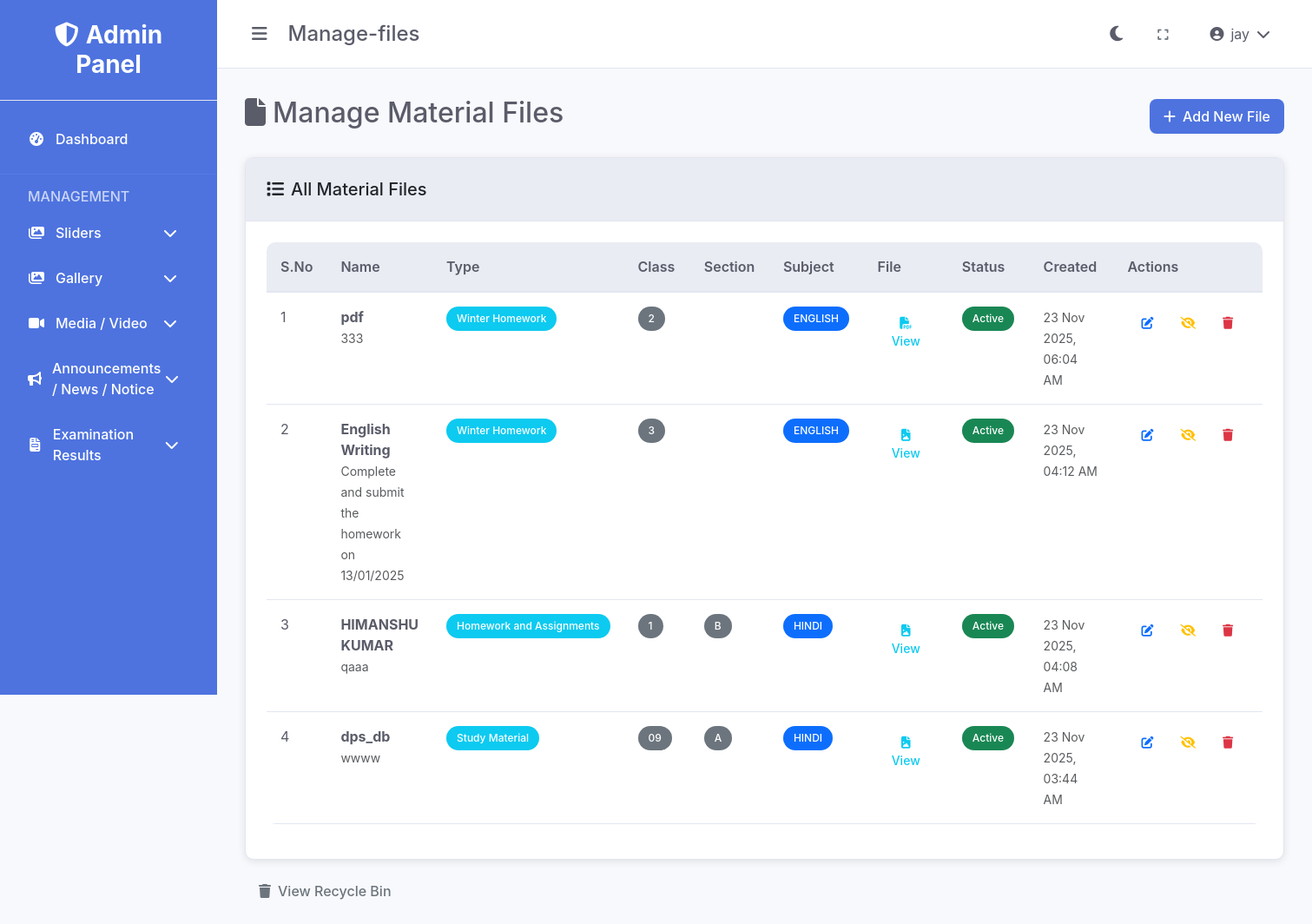
The page /materials/manage-files.php (signed in) on the database its author committed.
### tables this page shows
CREATE TABLE IF NOT EXISTS `materials` (
  `id` int(11) NOT NULL AUTO_INCREMENT,
  `type_id` int(11) DEFAULT NULL,
  `class_id` int(11) DEFAULT NULL,
  `section_id` int(11) DEFAULT NULL,
  `subject_id` int(11) DEFAULT NULL,
  `name` varchar(255) NOT NULL,
  `file` varchar(255) NOT NULL,
  `file_type` varchar(50) DEFAULT NULL,
  `file_size` int(11) DEFAULT NULL,
  `description` text,
  `status` enum('active','inactive') DEFAULT 'active',
  `created_at` timestamp NOT NULL DEFAULT CURRENT_TIMESTAMP,
  `updated_at` timestamp NOT NULL DEFAULT CURRENT_TIMESTAMP ON UPDATE CURRENT_TIMESTAMP,
  PRIMARY KEY (`id`),
  KEY `section_id` (`section_id`),
  KEY `subject_id` (`subject_id`),
  KEY `idx_materials_type_id` (`type_id`),
  KEY `idx_materials_class_id` (`class_id`)
);

CREATE TABLE IF NOT EXISTS `material_types` (
  `id` int(11) NOT NULL AUTO_INCREMENT,
  `name` char(255) NOT NULL,
  `status` enum('active','inactive') DEFAULT 'active',
  `created_at` timestamp NOT NULL DEFAULT CURRENT_TIMESTAMP,
  PRIMARY KEY (`id`)
);

CREATE TABLE IF NOT EXISTS `classes` (
  `id` int(11) NOT NULL AUTO_INCREMENT,
  `name` varchar(50) NOT NULL,
  `status` enum('active','inactive') DEFAULT 'active',
  `created_at` timestamp NOT NULL DEFAULT CURRENT_TIMESTAMP,
  `description` text NOT NULL,
  PRIMARY KEY (`id`)
);

CREATE TABLE IF NOT EXISTS `subjects` (
  `id` int(11) NOT NULL AUTO_INCREMENT,
  `name` varchar(100) NOT NULL,
  `description` text NOT NULL,
  `status` enum('active','inactive') DEFAULT 'active',
  `created_at` timestamp NOT NULL DEFAULT CURRENT_TIMESTAMP,
  PRIMARY KEY (`id`)
);

CREATE TABLE IF NOT EXISTS `sections` (
  `id` int(11) NOT NULL AUTO_INCREMENT,
  `class_id` int(11) DEFAULT NULL,
  `name` varchar(1) NOT NULL,
  `status` enum('active','inactive') DEFAULT 'active',
  `description` text NOT NULL,
  `created_at` timestamp NOT NULL DEFAULT CURRENT_TIMESTAMP,
  PRIMARY KEY (`id`),
  KEY `class_id` (`class_id`)
);

### materials/manage-files.php (the view, shortened to what this page needs)
<?php
require_once '../config/database.php';
require_once '../includes/functions.php';
$sql = "SELECT m.*, mt.name as type_name, c.name as class_name, s.name as section_name, sub.name as subject_name
        FROM materials m
        LEFT JOIN material_types mt ON m.type_id = mt.id
        LEFT JOIN classes c ON m.class_id = c.id
        LEFT JOIN sections s ON m.section_id = s.id
        LEFT JOIN subjects sub ON m.subject_id = sub.id
        ORDER BY m.created_at DESC";
$result = $conn->query($sql);
$materials = $result->fetch_all(MYSQLI_ASSOC);
?>
<!DOCTYPE html>
<html lang="en">
<head>
    <link href="https://cdn.jsdelivr.net/npm/bootstrap@5.3.0/dist/css/bootstrap.min.css" rel="stylesheet">
    <link href="https://cdnjs.cloudflare.com/ajax/libs/font-awesome/6.4.0/css/all.min.css" rel="stylesheet">
    <link href="<?php echo getAssetUrl('css/style.css'); ?>" rel="stylesheet">
</head>
<body data-theme="light">
    <div class="admin-layout">
        <?php include '../includes/sidebar.php'; ?>
        <div class="main-content">
            <?php include '../includes/header.php'; ?>
            <div class="content">
                <div class="d-flex justify-content-between align-items-center mb-4">
                    <h2><i class="fas fa-file me-2"></i>Manage Material Files</h2>
                    <a href="add-file.php" class="btn btn-primary">
                        <i class="fas fa-plus me-2"></i>Add New File
                    </a>
                </div>
                <div class="card">
                    <div class="card-header">
                        <h5 class="mb-0"><i class="fas fa-list me-2"></i>All Material Files</h5>
                    </div>
                    <div class="card-body">
                        <?php if (empty($materials)): ?>
                            <div class="text-center py-5">
                                <i class="fas fa-file fa-3x text-muted mb-3"></i>
                                <h5 class="text-muted">No material files found</h5>
                                <p class="text-muted">Start by adding your first material file.</p>
                                <a href="add-file.php" class="btn btn-primary">
                                    <i class="fas fa-plus me-2"></i>Add First File
                                </a>
                            </div>
                        <?php else: ?>
                            <div class="table-responsive">
                                <table class="table table-hover">
                                    <thead>
                                        <tr>
                                            <th width="50">S.No</th>
                                            <th>Name</th>
                                            <th width="120">Type</th>
                                            <th width="100">Class</th>
                                            <th width="100">Section</th>
                                            <th width="120">Subject</th>
                                            <th width="100">File</th>
                                            <th width="120">Status</th>
                                            <th width="150">Created</th>
                                            <th width="200">Actions</th>
                                        </tr>
                                    </thead>
                                    <tbody>
                                        <?php foreach ($materials as $index => $material): ?>
                                            <tr>
                                                <td><?php echo $index + 1; ?></td>
                                                <td>
                                                    <strong><?php echo htmlspecialchars($material['name']); ?></strong>
                                                    <?php if ($material['description']): ?>
                                                        <br><small class="text-muted"><?php echo htmlspecialchars($material['description']); ?></small>
                                                    <?php endif; ?>
                                                </td>
                                                <td>
                                                    <span class="badge bg-info"><?php echo htmlspecialchars($material['type_name']); ?></span>
                                                </td>
                                                <td>
                                                    <span class="badge bg-secondary"><?php echo htmlspecialchars($material['class_name']); ?></span>
                                                </td>
                                                <td>
                                                    <span class="badge bg-secondary"><?php echo htmlspecialchars($material['section_name']); ?></span>
                                                </td>
                                                <td>
                                                    <span class="badge bg-primary"><?php echo htmlspecialchars($material['subject_name']); ?></span>
                                                </td>
                                                <td>
                                                    <a href="materials/<?php echo htmlspecialchars($material['file']); ?>"
                                                       target="_blank" class="btn btn-sm btn-outline-info">
                                                        <i class="<?php echo getFileIcon($material['file']); ?>"></i>
                                                        View
                                                    </a>
                                                </td>
                                                <td>
                                                    <?php echo getStatusBadge($material['status']); ?>
                                                </td>
                                                <td>
                                                    <small class="text-muted">
                                                        <?php echo formatDate($material['created_at']); ?>
                                                    </small>
                                                </td>
                                                <td>
                                                    <div class="btn-group" role="group">
                                                        <a href="edit-file.php?id=<?php echo $material['id']; ?>"
                                                           class="btn btn-sm btn-outline-primary"
                                                           title="Edit">
                                                            <i class="fas fa-edit"></i>
                                                        </a>
                                                        <a href="?toggle_status=<?php echo $material['id']; ?>"
                                                           class="btn btn-sm btn-outline-warning"
                                                           title="<?php echo $material['status'] == 'active' ? 'Deactivate' : 'Activate'; ?>"
                                                           onclick="return confirm('Are you sure you want to <?php echo $material['status'] == 'active' ? 'deactivate' : 'activate'; ?> this material?')">
                                                            <i class="fas fa-<?php echo $material['status'] == 'active' ? 'eye-slash' : 'eye'; ?>"></i>
                                                        </a>
                                                        <a href="?delete=<?php echo $material['id']; ?>"
                                                           class="btn btn-sm btn-outline-danger"
                                                           title="Delete"
                                                           onclick="return confirm('Are you sure you want to delete this material? It will be moved to recycle bin.')">
                                                            <i class="fas fa-trash"></i>
                                                        </a>
                                                    </div>
                                                </td>
                                            </tr>
                                        <?php endforeach; ?>
                                    </tbody>
                                </table>
                            </div>
                        <?php endif; ?>
                    </div>
                </div>
                <div class="mt-3">
                    <a href="recycle.php" class="btn btn-outline-secondary">
                        <i class="fas fa-trash me-2"></i>View Recycle Bin
                    </a>
                </div>
            </div>
        </div>
    </div>
</body>
</html>

### includes/functions.php (shortened to what this page needs)
<?php
function getBaseUrl() {
    $protocol = isset($_SERVER['HTTPS']) && $_SERVER['HTTPS'] === 'on' ? 'https' : 'http';
    $host = $_SERVER['HTTP_HOST'];
    $scriptPath = $_SERVER['SCRIPT_NAME'];
    $adminPanelPos = strpos($scriptPath, '/control-dashboard');
    if ($adminPanelPos !== false) {
        $basePath = substr($scriptPath, 0, $adminPanelPos + strlen('/control-dashboard'));
        $path = substr($basePath, 0, $adminPanelPos);
    } else {
        $path = '';
    }
    return $protocol . '://' . $host . $path;
}
function getAssetUrl($path = '') {
    $baseUrl = getBaseUrl();
    $adminPath = '/control-dashboard';
    $path = ltrim($path, '/');
    return $baseUrl . $adminPath . '/assets/' . $path;
}
function getStatusBadge($status) {
    switch ($status) {
        case 'active':
            return '<span class="badge bg-success">Active</span>';
    }
}
function formatDate($date) {
    return date('d M Y, h:i A', strtotime($date));
}
function getFileIcon($filename) {
    $extension = strtolower(pathinfo($filename, PATHINFO_EXTENSION));
    switch ($extension) {
        case 'pdf':
            return 'fas fa-file-pdf';
        case 'jpg':
        case 'jpeg':
        case 'png':
        case 'gif':
            return 'fas fa-file-image';
    }
}
?>

### assets/css/style.css (style rules this page uses)
:root { --primary-color: #4e73df; --secondary-color: #858796; --success-color: #1cc88a; --info-color: #36b9cc; --warning-color: #f6c23e; --danger-color: #e74a3b; --light-color: #f8f9fc; --dark-color: #5a5c69; --sidebar-width: 250px; --header-height: 60px; --transition-speed: 0.3s; }
[data-theme="light"] { --bg-primary: #ffffff; --bg-secondary: #f8f9fc; --bg-tertiary: #eaecf4; --text-primary: #5a5c69; --text-secondary: #858796; --border-color: #e3e6f0; --card-bg: #ffffff; --sidebar-bg: #4e73df; --header-bg: #ffffff; }
* { margin: 0; padding: 0; box-sizing: border-box; }
body { font-family: 'Nunito', -apple-system, BlinkMacSystemFont, 'Segoe UI', Roboto, sans-serif; background-color: var(--bg-secondary); color: var(--text-primary); transition: background-color var(--transition-speed), color var(--transition-speed); }
.admin-layout { display: flex; min-height: 100vh; }
.main-content { flex: 1; margin-left: var(--sidebar-width); transition: margin-left var(--transition-speed); }
.content { padding: 2rem; }
.card { background: var(--card-bg); border: 1px solid var(--border-color); border-radius: 10px; box-shadow: 0 2px 10px rgba(0, 0, 0, 0.1); transition: all 0.3s ease; }
.card-header { background: var(--bg-tertiary); border-bottom: 1px solid var(--border-color); padding: 1.5rem; border-radius: 10px 10px 0 0; }
.card-body { padding: 1.5rem; }
.btn { border-radius: 8px; font-weight: 500; padding: 0.5rem 1rem; transition: all 0.3s ease; border: none; }
.btn-primary { background: var(--primary-color); color: white; }
.table { background: var(--card-bg); border-radius: 10px; overflow: hidden; }
.table th { background: var(--bg-tertiary); border-bottom: 2px solid var(--border-color); color: var(--text-primary); font-weight: 600; padding: 1rem; }
.table td { padding: 1rem; border-bottom: 1px solid var(--border-color); color: var(--text-primary); }
.badge { padding: 0.5rem 0.75rem; border-radius: 20px; font-weight: 500; }

### rows shown on the page
materials: name "pdf", description "333", material_types.name "Winter Homework", class.name "2", subject.name "ENGLISH", status "Active", created_at "23 Nov 2025, 06:04 AM"
materials: name "English Writing", description "Complete and submit the homework on 13/01/2025", material_types.name "Winter Homework", class.name "3", subject.name "ENGLISH", status "Active", created_at "23 Nov 2025, 04:12 AM"
materials: name "HIMANSHU KUMAR", description "qaaa", material_types.name "Homework and Assignments", class.name "1", section.name "B", subject.name "HINDI", status "Active", created_at "23 Nov 2025, 04:08 AM"
materials: name "dps_db", description "wwww", material_types.name "Study Material", class.name "09", section.name "A", subject.name "HINDI", status "Active", created_at "23 Nov 2025, 03:44 AM"

### other values the page prints
basename($_SERVER['PHP_SELF'], '.php') "Manage-files"
$_SESSION['full_name'] "jay"
